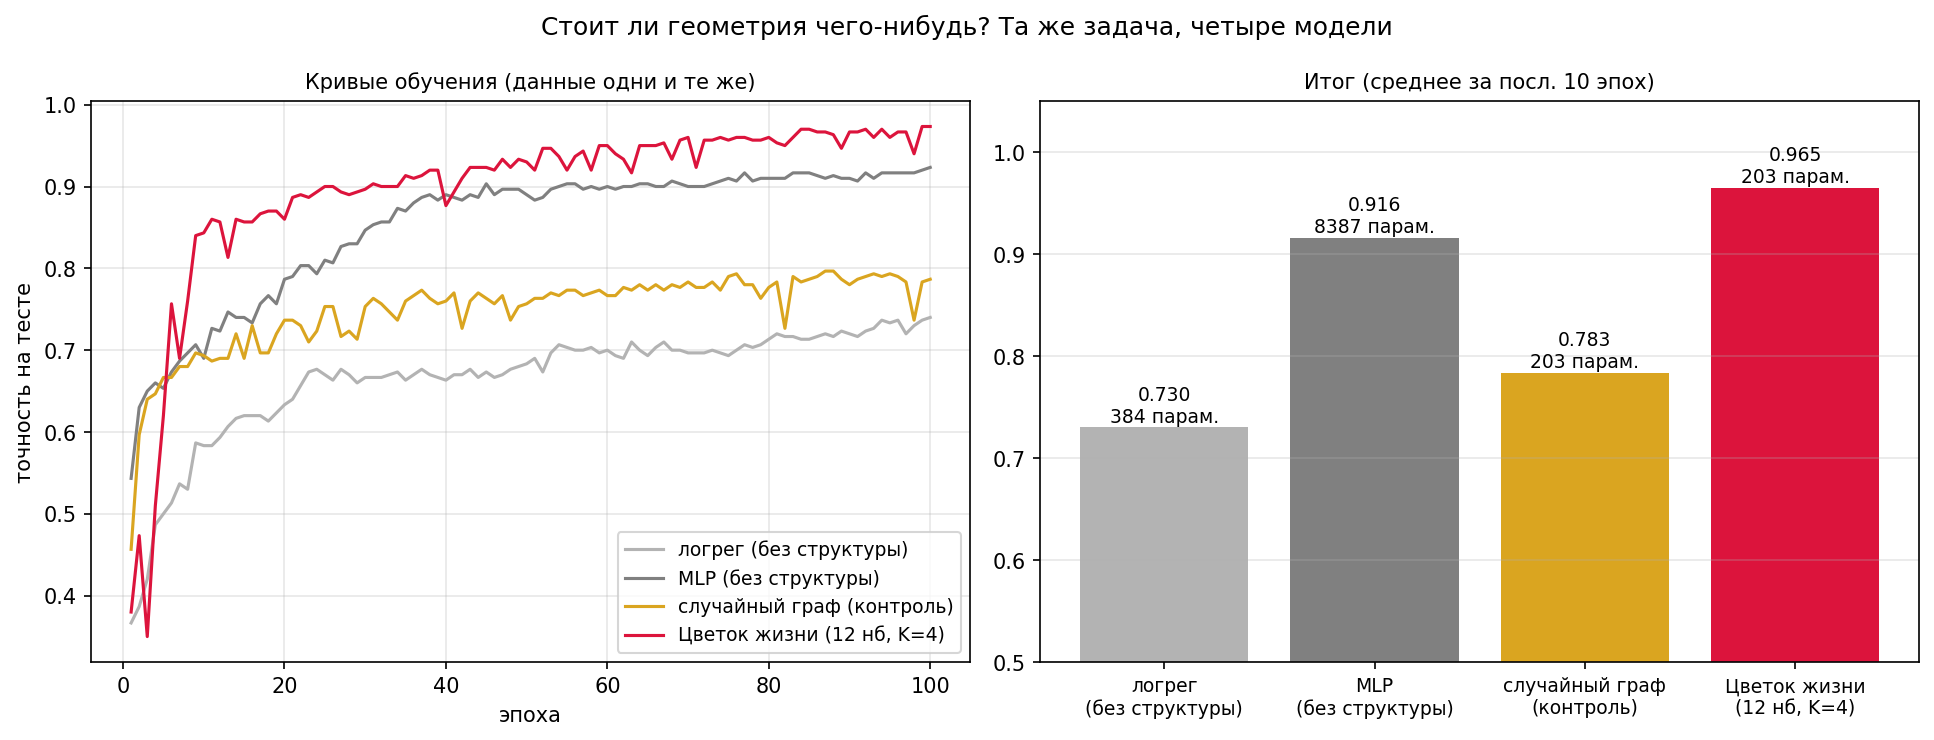

The Python source for this figure:
# -*- coding: utf-8 -*-
"""
Много или мало 96.5%? Сравнение на ОДНИХ И ТЕХ ЖЕ данных:

  logreg — логистическая регрессия: узлы как мешок чисел, структуры нет
  mlp    — MLP 127->64->3: нелинейность есть, структуры нет
  gnn    — наша решётка (12 соседей, K=4): структура Цветка жизни
  rnd    — та же сеть, но связи случайно перемешаны: граф есть, геометрии нет

Последний — контроль: если rnd ~ gnn, геометрия ничего не даёт
и работает просто факт наличия графа.

Запуск: MODEL=logreg|mlp|gnn|rnd python3 ...; затем FIGURE=1 python3 ...
"""
import os
import numpy as np

rng = np.random.default_rng(42)
MODEL = os.environ.get("MODEL", "gnn")

# ------------------------------------------------------- решётка и данные
R_MAX = 6
axial = [(q, r) for q in range(-R_MAX, R_MAX + 1) for r in range(-R_MAX, R_MAX + 1)
         if max(abs(q), abs(r), abs(q + r)) <= R_MAX]
pos = np.array([(q + r / 2.0, r * np.sqrt(3) / 2.0) for q, r in axial])
N = len(axial)
d2 = np.linalg.norm(pos[:, None] - pos[None, :], axis=2)
A = ((d2 > 1e-9) & (d2 < 1.9)).astype(float)          # 12 соседей

def make_dataset(n_samples):
    X = np.zeros((n_samples, N, 1))
    y = rng.integers(0, 3, n_samples)
    inner = np.where(np.linalg.norm(pos, axis=1) < R_MAX - 2.5)[0]
    for s in range(n_samples):
        c = pos[rng.choice(inner)]
        d = np.linalg.norm(pos - c, axis=1)
        if y[s] == 0:
            r0 = rng.uniform(1.6, 3.2)
            v = (np.abs(d - r0) < 0.55).astype(float)
        elif y[s] == 1:
            v = np.exp(-d ** 2 / (2 * 1.1 ** 2))
        else:
            ang = rng.uniform(0, np.pi)
            nvec = np.array([np.cos(ang), np.sin(ang)])
            v = (np.abs((pos - c) @ nvec) < 0.55).astype(float)
        X[s, :, 0] = v + rng.normal(0, 0.15, N)
    return X, y

Xtr, ytr = make_dataset(900)
Xte, yte = make_dataset(300)

if MODEL == "rnd":                                     # перемешать геометрию
    perm = rng.permutation(N)
    A = A[np.ix_(perm, perm)]
A_hat = A / np.maximum(A.sum(1, keepdims=True), 1)

# ------------------------------------------------------- модели
D, K = 8, 4

def init(shape, scale=None):
    scale = scale or 1.0 / np.sqrt(shape[0])
    return rng.normal(0, scale, shape)

def softmax_ce(logits, y):
    B = len(y)
    e = np.exp(logits - logits.max(1, keepdims=True))
    p = e / e.sum(1, keepdims=True)
    loss = -np.log(p[np.arange(B), y] + 1e-12).mean()
    dl = p.copy()
    dl[np.arange(B), y] -= 1
    return loss, dl / B, p

if MODEL == "logreg":
    P = {"W": init((N, 3)), "b": np.zeros(3)}
    def run(X, y=None):
        logits = X[:, :, 0] @ P["W"] + P["b"]
        if y is None:
            return logits
        loss, dl, _ = softmax_ce(logits, y)
        return loss, {"W": X[:, :, 0].T @ dl, "b": dl.sum(0)}

elif MODEL == "mlp":
    H = 64
    P = {"W1": init((N, H)), "b1": np.zeros(H),
         "W2": init((H, 3)), "b2": np.zeros(3)}
    def run(X, y=None):
        h = np.tanh(X[:, :, 0] @ P["W1"] + P["b1"])
        logits = h @ P["W2"] + P["b2"]
        if y is None:
            return logits
        loss, dl, _ = softmax_ce(logits, y)
        dh = (dl @ P["W2"].T) * (1 - h ** 2)
        return loss, {"W2": h.T @ dl, "b2": dl.sum(0),
                      "W1": X[:, :, 0].T @ dh, "b1": dh.sum(0)}

else:                                                  # gnn / rnd
    P = {"Win": init((1, D)), "bin": np.zeros(D),
         "Ws": init((D, D)), "Wn": init((D, D)), "b": np.zeros(D),
         "Wo": init((2 * D, 3), 1.0 / np.sqrt(2 * D)), "bo": np.zeros(3)}
    def run(X, y=None):
        H_list = []
        h = np.tanh(X @ P["Win"] + P["bin"])
        H_list.append(h)
        for _ in range(K):
            m = np.matmul(A_hat, h)
            h = np.tanh(h @ P["Ws"] + m @ P["Wn"] + P["b"])
            H_list.append(h)
        amax = h.argmax(axis=1)
        g = np.concatenate([h.mean(axis=1),
                            np.take_along_axis(h, amax[:, None, :], 1)[:, 0, :]], 1)
        logits = g @ P["Wo"] + P["bo"]
        if y is None:
            return logits
        B = len(y)
        loss, dl, _ = softmax_ce(logits, y)
        G = {k: np.zeros_like(v) for k, v in P.items()}
        G["Wo"] = g.T @ dl
        G["bo"] = dl.sum(0)
        dg = dl @ P["Wo"].T
        dh = dg[:, None, :D] / N * np.ones((B, N, 1))
        dmax = np.zeros((B, N, D))
        np.put_along_axis(dmax, amax[:, None, :], dg[:, None, D:], axis=1)
        dh = dh + dmax
        for t in range(K, 0, -1):
            h_out, h_in = H_list[t], H_list[t - 1]
            dpre = dh * (1 - h_out ** 2)
            m_in = np.matmul(A_hat, h_in)
            dpre2 = dpre.reshape(-1, D)
            G["Ws"] += h_in.reshape(-1, D).T @ dpre2
            G["Wn"] += m_in.reshape(-1, D).T @ dpre2
            G["b"] += dpre2.sum(0)
            dh = dpre @ P["Ws"].T + np.matmul(A_hat.T, dpre @ P["Wn"].T)
        dpre = dh * (1 - H_list[0] ** 2)
        G["Win"] = X.reshape(-1, 1).T @ dpre.reshape(-1, D)
        G["bin"] = dpre.reshape(-1, D).sum(0)
        return loss, G

N_PARAMS = sum(v.size for v in P.values())

# ------------------------------------------------------- обучение
if not os.environ.get("FIGURE"):
    EPOCHS, BATCH, LR = 100, 64, 3e-3
    M = {k: np.zeros_like(v) for k, v in P.items()}
    V = {k: np.zeros_like(v) for k, v in P.items()}
    adam_t, acc_hist = 0, []
    for ep in range(EPOCHS):
        idx = rng.permutation(len(ytr))
        for i in range(0, len(ytr), BATCH):
            j = idx[i:i + BATCH]
            loss, G = run(Xtr[j], ytr[j])
            adam_t += 1
            for k in P:
                M[k] = 0.9 * M[k] + 0.1 * G[k]
                V[k] = 0.999 * V[k] + 0.001 * G[k] ** 2
                mh, vh = M[k] / (1 - 0.9 ** adam_t), V[k] / (1 - 0.999 ** adam_t)
                P[k] -= LR * mh / (np.sqrt(vh) + 1e-8)
        ta = (run(Xte).argmax(1) == yte).mean()
        acc_hist.append(ta)
        if (ep + 1) % 25 == 0:
            print(f"эпоха {ep+1:3d}  test acc {ta:.3f}")
    print(f"итог {MODEL}: {np.mean(acc_hist[-10:]):.3f} "
          f"({N_PARAMS} параметров)")
    np.savez(f"base_{MODEL}.npz", acc=np.array(acc_hist), params=N_PARAMS)

# ------------------------------------------------------- картинка
else:
    import matplotlib
    matplotlib.use("Agg")
    import matplotlib.pyplot as plt

    models = ["logreg", "mlp", "rnd", "gnn"]
    labels = {"logreg": "логрег\n(без структуры)",
              "mlp": "MLP\n(без структуры)",
              "rnd": "случайный граф\n(контроль)",
              "gnn": "Цветок жизни\n(12 нб, K=4)"}
    colors = {"logreg": "0.7", "mlp": "0.5",
              "rnd": "goldenrod", "gnn": "crimson"}
    data = {m: np.load(f"base_{m}.npz") for m in models}

    fig, axes = plt.subplots(1, 2, figsize=(13, 5))
    ax = axes[0]
    for m in models:
        ax.plot(np.arange(1, len(data[m]["acc"]) + 1), data[m]["acc"],
                color=colors[m], label=labels[m].replace("\n", " "))
    ax.set_xlabel("эпоха"); ax.set_ylabel("точность на тесте")
    ax.set_title("Кривые обучения (данные одни и те же)", fontsize=10)
    ax.legend(fontsize=9); ax.grid(alpha=0.3)

    ax = axes[1]
    xs = np.arange(len(models))
    finals = [data[m]["acc"][-10:].mean() for m in models]
    ax.bar(xs, finals, color=[colors[m] for m in models])
    for x, m, f in zip(xs, models, finals):
        ax.text(x, f + 0.005, f"{f:.3f}\n{int(data[m]['params'])} парам.",
                ha="center", fontsize=9)
    ax.set_xticks(xs, [labels[m] for m in models], fontsize=9)
    ax.set_ylim(0.5, 1.05)
    ax.set_title("Итог (среднее за посл. 10 эпох)", fontsize=10)
    ax.grid(alpha=0.3, axis="y")

    fig.suptitle("Стоит ли геометрия чего-нибудь? Та же задача, четыре модели",
                 fontsize=12)
    fig.tight_layout()
    fig.savefig("flower_of_life_baselines.png", dpi=150, bbox_inches="tight")
    print("Сохранено: flower_of_life_baselines.png")
